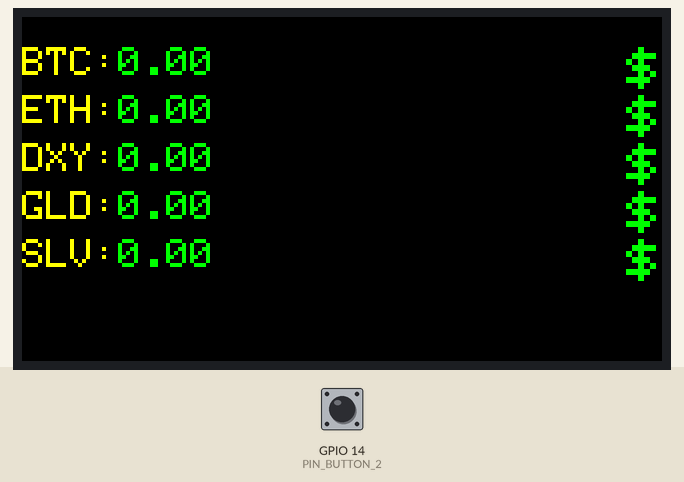
A sketch run on a simulated ESP32-S3. Shown: 320×172 colour display. Inputs (shaded band) come from the test bench; at power-on: GPIO 14 (PIN_BUTTON_2) HIGH. WiFi joins after 1.5 s; servers stay silent unless stated; uploads are accepted with an empty reply; what the sketch prints to the serial monitor is not drawn.

Above: at 4.8 s.

The sketch:

scrape_ticker.ino
```cpp
/**
 * Coincap API ticker
 *
 *  Created on: 24.05.2015
 *
 */

#include <Arduino.h>

#include <WiFi.h>
#include <WiFiManager.h>
#include <HTTPClient.h>
#include <ArduinoJson.h>
#include <SPI.h>

/*ESP32S3*/
#include "config.h"
#include "TFT_eSPI.h"/* Please use the TFT library provided in the library. */

TFT_eSPI tft = TFT_eSPI();

extern String update_symbol(String symbol,double* change);
extern void update();

unsigned int iteration=0;
unsigned long last_update =0L;

void setup() {
    USE_SERIAL.begin(115200);
    pinMode(PIN_POWER_ON, OUTPUT);
    digitalWrite(PIN_POWER_ON, HIGH);
    pinMode(14,INPUT_PULLUP);

    WiFi.mode(WIFI_STA);
        //WiFiManager, Local intialization. Once its business is done, there is no need to keep it around
  WiFiManager wm;

  wm.autoConnect("AssetTracker");

  Serial.println("we must be connected");
  tft.begin();
  tft.setRotation(3);
  tft.fillScreen(CUSTOM_DARK);
  tft.setTextColor(TFT_WHITE);
  tft.setTextWrap(true);
  tft.setCursor(0, 170);
  tft.setTextSize(2);
  delay(3000); //let things settle down
  update();
 }
#define UPDATE_INTERVAL 1000*10*1

void loop() {
   // is configuration portal requested?
  if ( digitalRead(14) == LOW) {
    WiFiManager wm;

    //reset settings - for testing
    //wm.resetSettings();

    // set configportal timeout
    wm.setConfigPortalTimeout(120);

    if (!wm.startConfigPortal("AssetTracker")) {
      Serial.println("failed to connect and hit timeout");
      delay(3000);
      //reset and try again, or maybe put it to deep sleep
      ESP.restart();
      delay(5000);
    }
  }
  maybeUpdateData();
  unsigned long currenttime = millis();
  if ((currenttime - last_update) > UPDATE_INTERVAL){
    last_update = currenttime;
    update();
    }


}

void outputSymbol(String symbol){
  tft.setTextSize(2);
  tft.setTextColor(TFT_YELLOW);
  tft.print(symbol);
}
void outputChange(double change){
  if (change < 0) tft.setTextColor(TFT_RED);
    else tft.setTextColor(TFT_GREEN);
    tft.print(String(change));
}
String lBTCprice,lETHprice,lDXYprice,lGOLDprice, lSILVERprice;
double lBTCChange,lETHChange,lDXYChange,lGLDChange, lSLVChange;
#define API_UPDATE_INTERVAL 12000
unsigned long LastAPIUpdate =0.0L;
int update_index = 0;
String symbols[] = {"BTC.CB=","ETH.CB=",".DXY", "@GC.1","@SI.1"};
double *changes[] = {&lBTCChange,&lETHChange,&lDXYChange,&lGLDChange,&lSLVChange};
String *prices[] = {&lBTCprice,&lETHprice,&lDXYprice,&lGOLDprice,&lSILVERprice};

void maybeUpdateData(){
  unsigned long current = millis();
  if ((current -LastAPIUpdate) > API_UPDATE_INTERVAL)
  {
    USE_SERIAL.printf("updating %s\n",symbols[update_index]);
    LastAPIUpdate = current;
    double change;
    String price = update_symbol(symbols[update_index],&change);
    if (!price.equals("ERR")){
      *prices[update_index] = price;
      *changes[update_index] = change;
    }
    (++update_index==5)?update_index=0:update_index;
    USE_SERIAL.printf("update_index %d\n",update_index);
  }
}
void update(){
    tft.fillScreen(CUSTOM_DARK);
    tft.setTextColor(TFT_YELLOW);

    tft.setCursor(0, 15);
    tft.setTextSize(3);
    int screen_width = tft.width();
    int width = tft.textWidth("$"+lBTCprice);
    outputSymbol("BTC:");
    outputChange(lBTCChange);
    tft.setTextSize(3);
    tft.setCursor(screen_width-width, tft.getCursorY());
    tft.println("$" + lBTCprice);
    width = tft.textWidth("$"+lETHprice);
    outputSymbol("ETH:");
    outputChange(lETHChange);
    tft.setTextSize(3);
    tft.setCursor(screen_width-width, tft.getCursorY());
    tft.println("$" + lETHprice);
    width = tft.textWidth("$"+lDXYprice);
    outputSymbol("DXY:");
    outputChange(lDXYChange);
    tft.setTextSize(3);
    tft.setCursor(screen_width-width, tft.getCursorY());
    tft.println("$" + lDXYprice);
    outputSymbol("GLD:");
    outputChange(lGLDChange);
    tft.setTextSize(3);
    width = tft.textWidth("$"+lGOLDprice);
    tft.setCursor(screen_width-width, tft.getCursorY());
    tft.println("$" + lGOLDprice);
    outputSymbol("SLV:");
    outputChange(lSLVChange);
    tft.setTextSize(3);
    width = tft.textWidth("$"+lSILVERprice);
    tft.setCursor(screen_width-width, tft.getCursorY());
    tft.println("$" + lSILVERprice);
}
```

CNBC.cpp
```cpp
#include <Arduino.h>
#include <WiFi.h>


#include <HTTPClient.h>
#include <ArduinoJson.h>
#include <SPI.h>

/*ESP32S3*/
#include "config.h"
#include "TFT_eSPI.h"
extern TFT_eSPI tft;
extern void parse_data(String Payload);
//icons
extern uint8_t bitcoin [];
extern uint8_t ethereum [];
extern uint8_t litecoin [];

String update_symbol(String symbol, double* change){
      if((WiFi.status() == WL_CONNECTED)) {

        HTTPClient http;

        //USE_SERIAL.print("[HTTP] begin...\n");
        http.setTimeout(10000);
        http.begin("https://www.cnbc.com/quotes/"+symbol); //HTTP

        //USE_SERIAL.print("[HTTP] GET...\n");
        // start connection and send HTTP header
        int httpCode = http.GET();

        // httpCode will be negative on error
        if(httpCode > 0) {
            // HTTP header has been send and Server response header has been handled
            //USE_SERIAL.printf("[HTTP] GET... code: %d\n", httpCode);

            // file found at server

            if(httpCode == HTTP_CODE_OK) {
              WiFiClient * myStream = http.getStreamPtr();
              int len = myStream->available();
              //USE_SERIAL.printf("%d\n",len);
              bool found = myStream->find("price\":\"");
              if (!found){
                USE_SERIAL.printf("notfound\n");
                http.end();
                return("ERR");
              }
              String Price = myStream->readStringUntil('\"');
              USE_SERIAL.printf("%s price = %s\n",symbol, Price);
              // add price change...
              found = myStream->find("priceChange\":\"");
              if (!found) USE_SERIAL.printf("notfound\n");
              String PriceChange = myStream->readStringUntil('\"');
              USE_SERIAL.printf("priceChange = %s\n",PriceChange);
              *change = PriceChange.toFloat();

              http.end();
              return(Price);
            }
        } else {
            USE_SERIAL.printf("[HTTP] GET... failed, error: %s\n", http.errorToString(httpCode).c_str());
        }

        http.end();
    }
    *change =0.0;
    return("ERR");
}
```

config.h
```cpp
//Stock API key
// Colors
// #define CUSTOM_DARK 0x4228 // Background color
#define CUSTOM_DARK 0
#define USE_SERIAL Serial

#define PIN_LCD_BL                   38

#define PIN_LCD_D0                   39
#define PIN_LCD_D1                   40
#define PIN_LCD_D2                   41
#define PIN_LCD_D3                   42
#define PIN_LCD_D4                   45
#define PIN_LCD_D5                   46
#define PIN_LCD_D6                   47
#define PIN_LCD_D7                   48

#define PIN_POWER_ON                 15

#define PIN_LCD_RES                  5
#define PIN_LCD_CS                   6
#define PIN_LCD_DC                   7
#define PIN_LCD_WR                   8
#define PIN_LCD_RD                   9

#define PIN_BUTTON_1                 0
#define PIN_BUTTON_2                 14
#define PIN_BAT_VOLT                 4

#define PIN_IIC_SCL                  17
#define PIN_IIC_SDA                  18

#define PIN_TOUCH_INT                16
#define PIN_TOUCH_RES                21
#include <Adafruit_GFX.h>
```

Source omitted: bitmap.c (data table, 38215 bytes)
